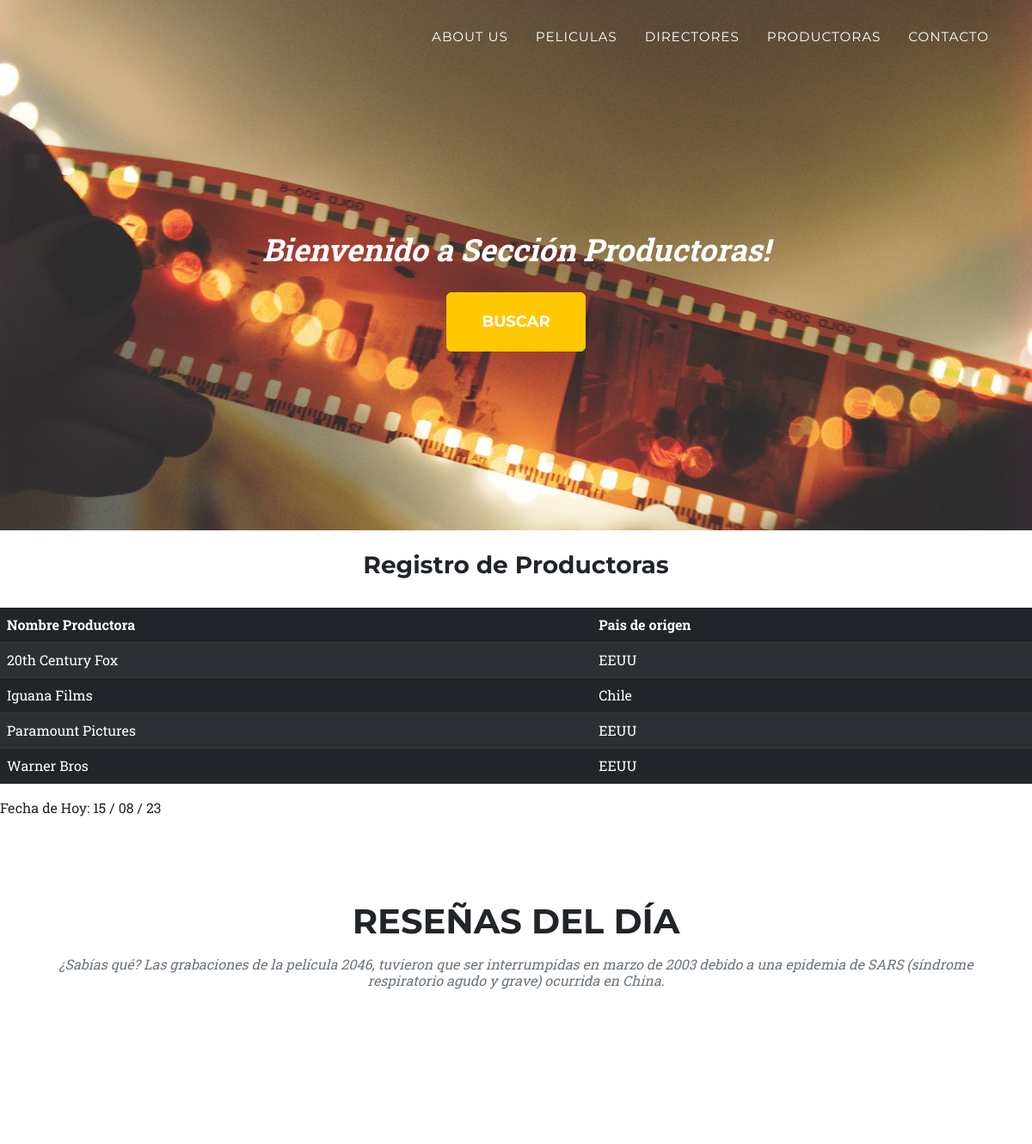
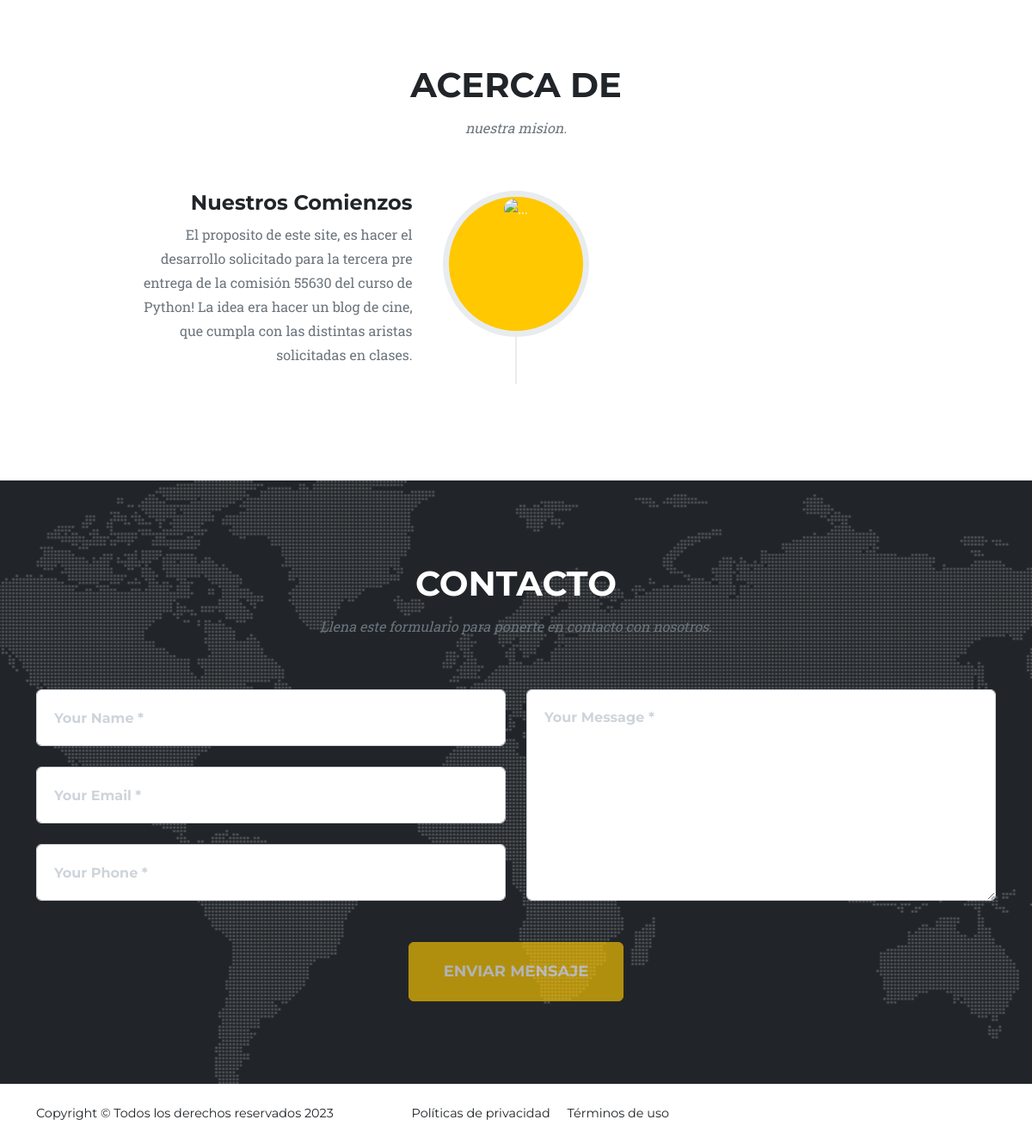
Page /productoras/ on the committed database (2 pictures, top to bottom).
### app/models.py (models this page shows, shortened)
class productoras(models.Model):
    nombre = models.CharField(max_length=50)
    pais = models.CharField(max_length=50)
    class Meta:
        verbose_name ="productora"
        verbose_name_plural = "productoras"
        ordering = ['nombre']

### app/views.py (the view)
# urls.py: path('productoras/', Productoras, name="productoras" ),
def Productoras(request):
    contexto = {'productora': productoras.objects.all()}
    return render(request, "app/productora.html", contexto)

### app/templates/app/productora.html
{% extends 'app/base.html' %}
 {% load static  %}
 {% block titulo %}
   Sección Productoras!
 {% endblock titulo %}
 {% block contenido %}
    <br>
    <center><h3>Registro de Productoras</h3></center>
    <br>
    <center>
      <table class="table table-dark table-striped">
         <thead>
            <tr>
               <th>Nombre Productora</th>
               <th>Pais de origen</th>
            </tr>
         </thead>
         <tbody>
               {% for elemento in productora  %}
                  <tr>
                     <td>{{elemento.nombre}}</td>
                     <td>{{elemento.pais}}</td>
                  </tr>
               {% endfor %}
         </tbody>
      </table>
   </center>
  {{ titulo | capfirst }}  Fecha de Hoy: {% now "d / m / y"    %}
 {% endblock contenido %}

### rows in the picture
productoras: nombre "20th Century Fox", pais "EEUU"
productoras: nombre "Iguana Films", pais "Chile"
productoras: nombre "Paramount Pictures", pais "EEUU"
productoras: nombre "Warner Bros", pais "EEUU"
